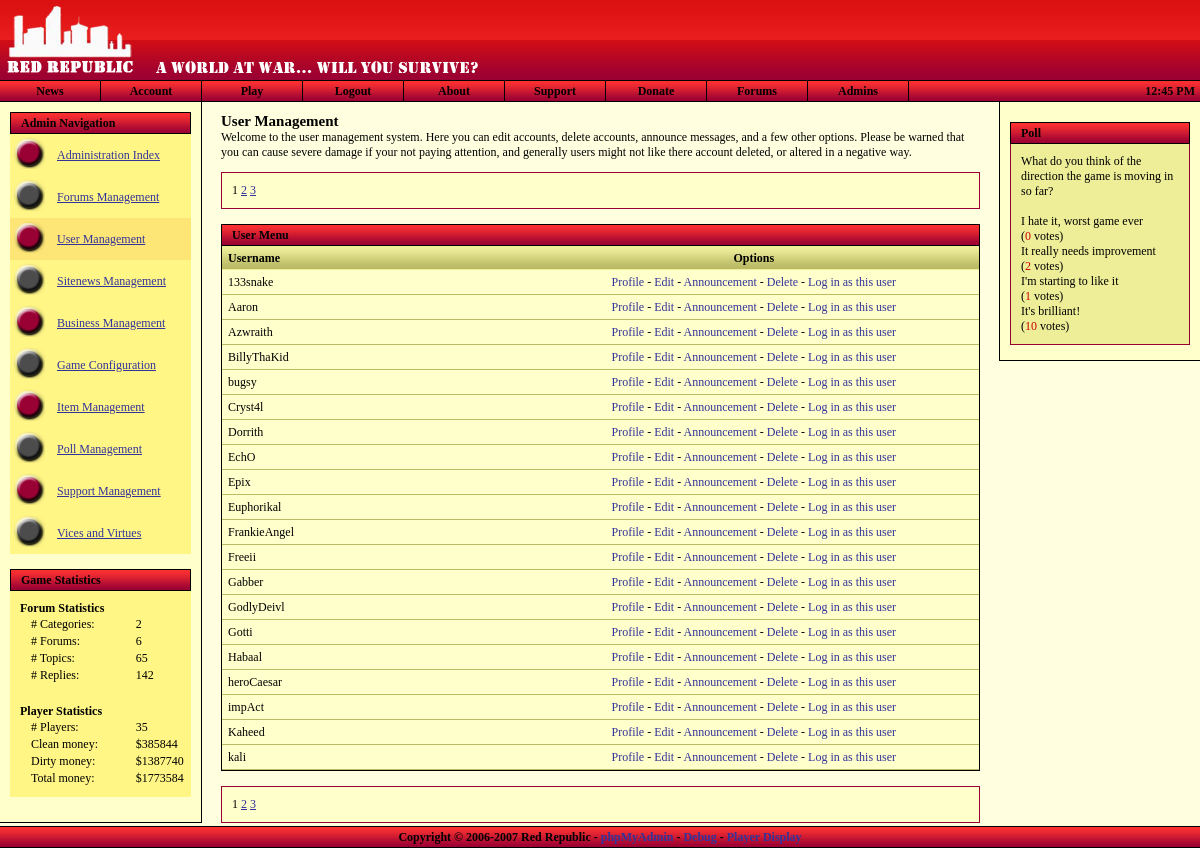
Screenshot of /admin/usermanager.php (signed in) with the database file from the repository.
### tables this page shows
CREATE TABLE `polls` (
  `id` bigint(20) NOT NULL auto_increment,
  `title` varchar(225) NOT NULL default '',
  `date` varchar(225) NOT NULL default '',
  `author` varchar(225) NOT NULL default '',
  `options` varchar(225) NOT NULL default '',
  `votes` bigint(20) NOT NULL default '0',
  `open` varchar(5) NOT NULL default '',
  `displayed` varchar(5) NOT NULL default '',
  KEY `id` (`id`)
);

CREATE TABLE `polls_options` (
  `id` bigint(20) NOT NULL auto_increment,
  `parent` bigint(20) NOT NULL default '0',
  `option` varchar(225) NOT NULL default '',
  `votes` bigint(20) NOT NULL default '0',
  KEY `id` (`id`)
);

CREATE TABLE `accounts` (
  `id` bigint(20) NOT NULL auto_increment,
  `username` varchar(20) NOT NULL default '',
  `password` varchar(255) NOT NULL default '',
  `person_id` bigint(20) NOT NULL default '0',
  `character_id` bigint(20) NOT NULL default '0',
  `rights` int(11) NOT NULL default '0',
  `last_active` bigint(20) NOT NULL default '0',
  PRIMARY KEY  (`id`)
);

### admin/usermanager.php (the view, shortened to what the rows shown need)
<?
$nav = "userman";
$ext_style = "forums_style.css";
include_once "../includes/utility.inc.php";
include_once "../includes/header.php";
?>
	<h1>User Management</h1>
	<?
	$maxperpage = 20;
	$offset = $_GET['pag'] ? ( $_GET['pag'] - 1 ) * $maxperpage : 0;
	$userQuery = $db->query( "SELECT * FROM accounts ORDER BY username LIMIT $offset,$maxperpage" );
		?>
	<div class="content" style="padding: 0px;">
		<?
		if ( $db->getRowCount( $userQuery ) == 0 )
		{
			?>
			<div class="row">
				No users found, you shouldn't even be here!
			</div>
			<?
		}
		else
		{
			while ( $userArray = $db->fetch_array( $userQuery ) )
			{
				$charq = $db->getRowsFor( "SELECT id FROM char_characters WHERE account_id=" . $userArray['id'] );
				$charid = $charq['id'];
				?>
				<div class="row">
					<table class="row">
						<tr>
							<td class="field" style="width: 40%;"><?=$userArray['username'];?></td>
							<td class="field" style="width: 60%; vertical-align: right; text-align: center;"><a style='text-decoration: none;' href="<?=$rootdir;?>/profile.php?id=<?=$charid;?>" title="Allows you to view a user's details.">Profile</a> - <a style='text-decoration: none;' href="edituser.php?id=<?=$userArray['id'];?>" title="Allows you to edit a user's details.">Edit</a> - <a style='text-decoration: none;' href="<?=$rootdir;?>/admin/announceuser.php?id=<?=$userArray['id'];?>" title="Allows you to make an announcement to a user.">Announcement</a> - <a style='text-decoration: none;' href="<?=$rootdir;?>/admin/deleteuser.php?id=<?=$userArray['id'];?>" title="Please make sure you have the right person.">Delete</a> - <a style='text-decoration: none;' href="<?=$PHP_SELF;?>?act=login&amp;id=<?=$userArray['id'];?>">Log in as this user</a></td>
						</tr>
					</table>
				</div>
				<?
			}
		}
		?>
	</div>
		<?
include_once "../includes/footer.php";
?>

### includes/header.php (shortened to what the rows shown need)
<?
include_once "utility.inc.php";
?>
<!DOCTYPE html PUBLIC "-//W3C//DTD XHTML 1.0 Strict//EN"
"http://www.w3.org/TR/xhtml1/DTD/xhtml1-strict.dtd">
<html xmlns="http://www.w3.org/1999/xhtml">
<head>
	<link rel="stylesheet" type="text/css" href="<?=$rootdir;?>/stylesheets/general_style.css" />
	<?
	if ( isset( $ext_style ) && $ext_style != "" )
	{
		$file = explode( "::", $ext_style );
		foreach ( $file as $value )
			echo "<link rel=\"stylesheet\" type=\"text/css\" href=\"" . $rootdir . "/stylesheets/" . trim( $value ) ."\" />\n";
	}
	?>
</head>
<body id="body" style="margin-left: 0px; margin-top: 0px; margin-right: 0px; margin-bottom: 0px;"
<?
if ( isset( $err ) && $err->is_error() ) { ?>onload="openErrorDisplay();"<? }
elseif ( isset( $nav ) && $nav == "events" && $char->hasEventRequest() ) { ?>onload="openEventRequest();"<? } ?>
>
<div style="position: relative; min-height: 100%;">
	<div class="maindiv">
		<div style="position: relative; min-height: 85%;">
			<? if ( isset( $_SESSION['ingame'] ) && user_auth() ) { ?>
			<div class="rightcontent">
				<div class="title" style="background: url('<?=$rootdir;?>/images/forumgrad_vert_20.png'); text-align: right; margin: 10px;">
				<?
				if ( $char->hasEventRequest() )
				{
					?>
					<img src="<?=$rootdir;?>/images/icon_read_red_anim.gif" alt="I" title="You have an event request." onclick="window.location='<?=$rootdir;?>/events/index.php';" style="margin-top: 2px; cursor: pointer;" />
					<?
				}
				$mailboxquery = $db->query( "SELECT * FROM char_mailbox WHERE char_id=". $char->character_id ." AND has_arrived=1" );
				if ( $db->getRowCount( $mailboxquery ) == 0 )
				{
					?>
					<img src="<?=$rootdir;?>/images/icon_mailbox.png" alt="I" title="Go to your mailbox" onclick="window.location='<?=$rootdir;?>/mailbox.php';" style="margin-top: 2px; cursor: pointer;" />
					<?
				}
				else
				{
					?>
					<img src="<?=$rootdir;?>/images/icon_mailbox_anim.gif" alt="I" title="You've got mail." onclick="window.location='<?=$rootdir;?>/mailbox.php';" style="margin-top: 2px; cursor: pointer;" />
					<?
				}
				?>
				<img src="<?=$rootdir;?>/images/charstats.png" alt="I" title="Show Character Information" onclick="showCharacter();" style="margin-top: 2px; cursor: pointer;" />
				<img src="<?=$rootdir;?>/images/icon_inventory.gif" alt="I" title="Show Inventory Listing" onclick="showInventory();" style="margin-top: 2px; cursor: pointer;" />
				<img src="<?=$rootdir;?>/images/icon_users.png" alt="U" title="Show User List" onclick="showUserList();" style="margin-top: 2px; cursor: pointer;" />
				</div>
				<div class="title" style="margin: 10px; margin-bottom: 0px;">
					<div style="margin-left: 10px;">Avatar</div>
				</div>
				<div class="content" style="border: none; margin-left: 10px; margin-right: 10px; background-color: #fff686;">
					<img src="<?=$rootdir;?>/images/<?
					if ( strlen( $char->avatar_url ) == 0 ) { print("cs_avatar150x150.png"); } else { print( $char->avatar_url ); }
					?>" alt="Avatar" style="margin-left: 5px;" />
				</div>
				<div class="title" style="margin: 10px; margin-bottom: 0px;">
					<div style="margin-left: 10px;">Character Information</div>
				</div>
				<div class="content" style="border: none; margin-left: 10px; margin-right: 10px; background-color: #fff686;">
				<table style="width: 100%;" cellspacing="0">
				<tr>
					<td style="width: 45%;"><strong>Nick:</strong></td><td><?=$char->nickname;?></td>
				</tr><tr>
					<td style="width: 45%;"><strong>First:</strong></td><td><?=$char->firstname;?></td>
				</tr><tr>
					<td style="width: 45%;"><strong>Last:</strong></td><td><?=$char->lastname;?></td>
				</tr><tr>
					<td style="width: 45%;"><strong>Birth:</strong></td><td><?=date( dateDisplay(), strtotime( $char->birthdate ) );?></td>
				</tr><tr>
					<td style="width: 45%;"><strong>Sex:</strong></td><td><?=$char->gender_full;?></td>
				</tr><tr>
					<td colspan="2" style="height: 15px;">&nbsp;</td>
				</tr><tr>
					<td colspan="2" align="center" style="padding: 0px; border: 1px solid #990033; border-bottom: none; color: #fff; height: 20px; background: url( '<?=$rootdir;?>/images/grad_vert_20.png' ); width: 100%;">
						<strong>Health</strong>
					</td>
				</tr><tr>
					<td colspan="2" style="border: solid 1px #990033; border-top: none; padding: 0px;">
						<table style="width: 100%; padding: 0px;" cellspacing="0" cellpadding="0">
						<tr>
						<? $leftwidth = $char->health / $char->maxhealth; $leftwidth *= 100; ?>
						<td style="width: <?=$leftwidth;?>%; padding: 3px; background-color: green; color: white; text-align: center;"><?=$leftwidth;?>%</td>
						<td style="width: <?=(100-$leftwidth);?>%;"></td>
						</tr>
						</table>
					</td>
				</tr><tr>
					<td colspan="2" style="height: 15px;">&nbsp;</td>
				</tr>
				<?
				if ( $char->hasVehicle() )
				{
					?>
					<tr>
						<td colspan="2" align="center" style="padding: 0px; border: 1px solid #990033; border-bottom: none; color: #fff; height: 20px; background: url( '<?=$rootdir;?>/images/grad_vert_20.png' ); width: 100%;">
						<strong><?=$char->getVehicleInfo('name');?></strong>
						</td>
					</tr><tr>
						<td colspan="2" style="border: solid 1px #990033; border-top: none; padding: 0px;">
							<table style="width: 100%; padding: 0px;" cellspacing="0" cellpadding="0">
							<tr>
							<? $leftwidth = $char->getVehicleHealth() / 100; $leftwidth *= 100; ?>
							<td style="width: <?=$leftwidth;?>%; padding: 3px; background-color: #36505F; color: white; text-align: center;"><?=$leftwidth;?>%</td>
							<td style="width: <?=(100-$leftwidth);?>%;"></td>
							</tr>
							</table>
						</td>
					</tr>
					<?
				}
				?>
				<tr>
					<td colspan="2" style="height: 15px;">&nbsp;</td>
				</tr><tr>
					<td colspan="2" style="text-align: center; border: 1px solid #990033; border-bottom: none; color: #fff; height: 20px; background: url( '<?=$rootdir;?>/images/grad_vert_20.png' ); width: 100%; padding: 0px;">
						<strong>Money</strong>
					</td>
				</tr><tr>
					<td style="width: 45%; border: solid 1px #990033; border-top: none; border-bottom: none; padding: 2px;"><strong>Money:</strong></td><td  style="border-right: solid 1px #990033; padding: 2px;" id="money_clean">$<?=$char->money_clean;?></td>
				</tr><tr>
					<td style="width: 45%; border: solid 1px #990033; padding: 2px;"><strong>Dirty:</strong></td><td style="border: solid 1px #990033; border-left: none; padding: 2px;">$<?=$char->money_dirty;?></td>
				</tr><tr>
					<td colspan="2" style="height: 15px;">&nbsp;</td>
				</tr>
				</table>
				</div>
			</div>
			<? } else { ?>
			<div class="rightcontent">
				<div class="title" style="margin-top: 20px; margin-left: 10px; margin-right: 10px; padding-left: 10px;">
					Poll
				</div>
				<div class="navcontent" style="margin-left: 10px; margin-right: 10px;">
					<?
					$pollQuery = $db->query( "SELECT * FROM polls WHERE open='true' AND displayed='true'" );
					if ( $db->getRowcount( $pollQuery ) == 0 )
					{
						print("Sorry, no polls found.");
					} else {
						$poll = $db->fetch_array( $pollQuery );
						$voterQuery = $db->query( "SELECT * FROM polls_voters WHERE ip='" . $_SERVER["REMOTE_ADDR"] . "' AND poll=" . $poll['id'] );
						print( $poll['title'] . "<br />");
						if ( $db->getRowCount( $voterQuery ) == 0 )
						{
							?>
							<form method='post' action='<?=$rootdir;?>/vote.php'>
							<p>
							<input type='hidden' name='id' value='<?=$poll['id'];?>' />
							<?
							$optionQuery = $db->query( "SELECT * FROM polls_options WHERE parent=" . $poll['id'] . " ORDER BY id ASC" );
							while ( $option = $db->fetch_array( $optionQuery ) )
							{
								?>
								<input type="radio" class='std_input' name="option" value="<?=$option['id'];?>" /> <?=$option['option'];?><br />
								<?
							}
							?>
							<br />
							<input type="submit" class='std_input' name="vote" value="Vote" />
							</p>
							</form>
							<?
						} else {
							?><br /><?
							$optionQuery = $db->query( "SELECT * FROM polls_options WHERE parent=" . $poll['id'] );
							while ( $option = $db->fetch_array( $optionQuery ) )
							{
								?>
								<?=$option['option'];?><br />(<span style='color: #CC0000'><?=$option['votes'];?></span> votes)<br />
								<?
							}
						}
					}
					?>
				</div>
			</div>
			<? } ?>
			<div class="pagecontent">

### rows the page displays
polls: title "What do you think of the direction the game is moving in so far?"
polls_options: option "I hate it, worst game ever", votes "0"
polls_options: option "It really needs improvement", votes "2"
polls_options: option "I'm starting to like it", votes "1"
polls_options: option "It's brilliant!", votes "10"
accounts: username "133snake"
accounts: username "Aaron"
accounts: username "Azwraith"
accounts: username "BillyThaKid"
accounts: username "bugsy"
accounts: username "Cryst4l"
accounts: username "Dorrith"
accounts: username "EchO"
accounts: username "Epix"
accounts: username "Euphorikal"
accounts: username "FrankieAngel"
accounts: username "Freeii"
accounts: username "Gabber"
accounts: username "GodlyDeivl"
accounts: username "Gotti"
accounts: username "Habaal"
accounts: username "heroCaesar"
accounts: username "impAct"
accounts: username "Kaheed"
accounts: username "kali"

### other values shown
$numcategories "2"
$numforums "6"
$numtopics "65"
$numreplies "142"
$numplayers "35"
$totalcmoney[0] "385844"
$totaldmoney[0] "1387740"
$totalmoney "1773584"
